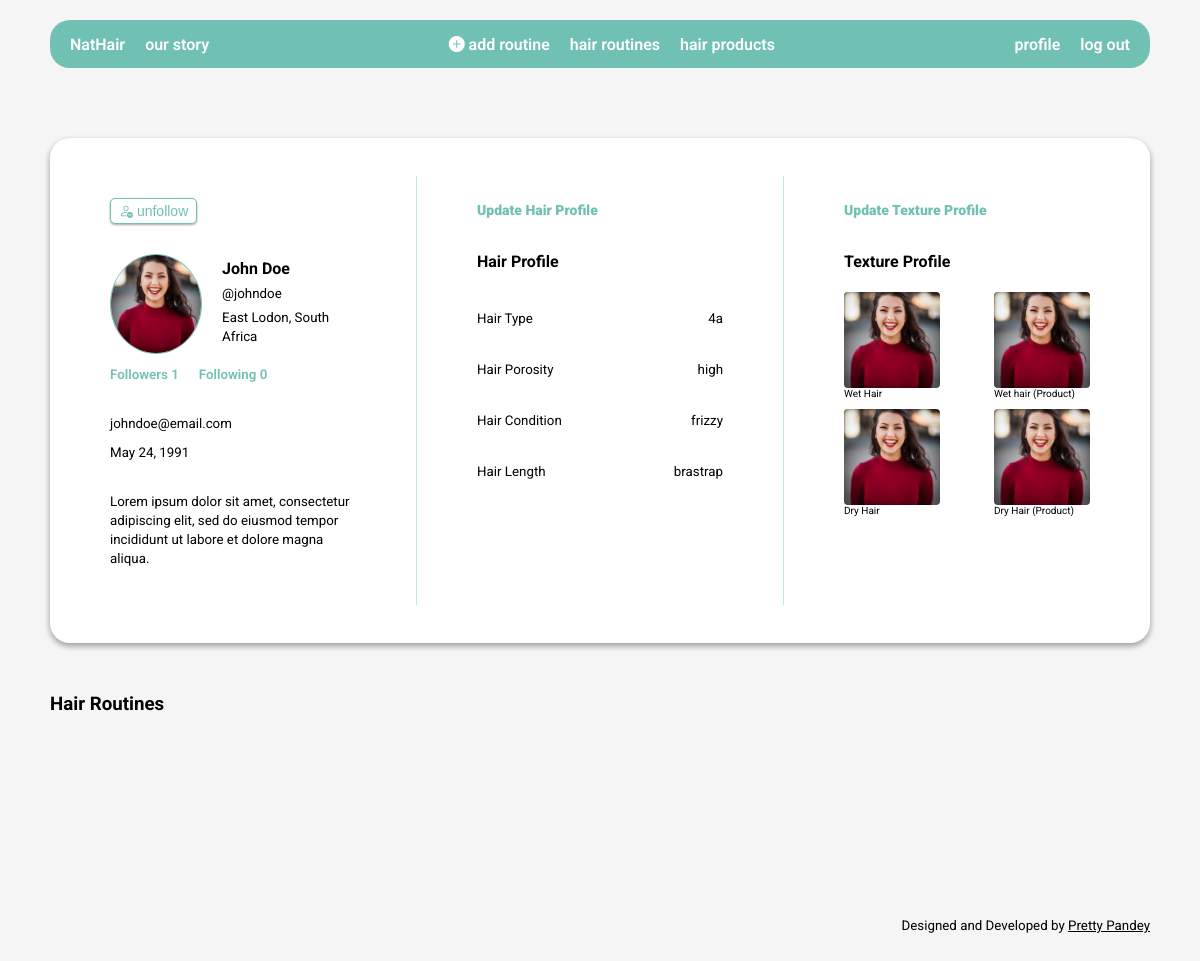
Page /accounts/profile/4/ (signed in) on the committed database.
### accounts/models.py (models this page shows, shortened)
class Profile(models.Model):
    user = models.OneToOneField(User, on_delete=models.CASCADE)
    full_name = models.CharField(max_length=255, null=True, blank=True)
    bio = models.TextField(null=True, blank=True)
    profile_pic = models.ImageField(upload_to='profile_pics', default='blank-profile-pic.png')
    location = models.CharField(max_length=255, null=True, blank=True)
    date_of_birth = models.DateField(null=True, blank=True)

class HairProfile(models.Model):
    user = models.OneToOneField(User, on_delete=models.CASCADE)
    TYPE_CHOICES = (
        ("1a", "1a"),
        ("1b", "1b"),
        ("1c", "1c"),
        ("2a", "2a"),
        ("2b", "2b"),
        ("2c", "2c"),
        ("3a", "3a"),
        ("3b", "3b"),
        ("3c", "3c"),
        ("4a", "4a"),
        ("4b", "4b"),
        ("4c", "4c"),
    )
    hair_type = models.CharField(
        max_length = 2,
        choices = TYPE_CHOICES
    )
    POROSITY_CHOICES = (
        ("Low Porosity", "Low Porosity"),
        ("Medium Porosity", "Medium Porosity"),
        ("Hight Porosity", "Hight Porosity"),
    )
    hair_porosity = models.CharField(
        max_length=20,
        choices= POROSITY_CHOICES
    )
    CONDITION_CHOICES = (
        ("Protein Overload", "Protein Overload"),
        ("Moisture Overload", "Moisture Overload"),
        ("Healthy", "Healthy"),
        ("Dandruff", "Dandruff"),
        ("Hair Loss", "Hair Loss"),
        ("Dry Hair", "Dry Hair"),
        ("Split Ends", "Split Ends"),
        ("Greasy Hair", "Greasy Hair"),
        ("Frizzy", "Frizzy"),
        ("Heat Damage", "Heat Damage"),
        ("Color Damage", "Color Damage")
    )
    hair_condition = models.CharField(
        max_length=20,
        choices= CONDITION_CHOICES
    )
    LENGTH_CHOICES = (
        ("Ear Length", "Ear Length"),
        ("Neck (top) Length", "Neck (top) Length"),
        ("Neck (bottom) Length", "Neck (bottom) Length"),
        ("Collarbone Length", "Collarbone Length"),
        ("Shoulder Length", "Shoulder Length"),
        ("Armpit Length", "Armpit Length"),
        ("Bra Strap Length", "Bra Strap Length"),
        ("Mid Back Length", "Mid Back Length"),
        ("Waist Length", "Waist Length"),
        ("Hip Length", "Hip Length"),
        ("Tailbone Length", "Tailbone Length"),
        ("Classic Length", "Classic Length"),
        ("Mid Thigh Length", "Mid Thigh Length"),
        ("Knee Length", "Knee Length"),
        ("Calf Length", "Calf Length"),
        ("Ankle Length", "Ankle Length"),
        ("Floor Length", "Floor Length"),
    )
    hair_length = models.CharField(
        max_length=20,
        choices= LENGTH_CHOICES
    )

class TextureProfile(models.Model):
    user = models.OneToOneField(User, on_delete=models.CASCADE)
    wet_hair = models.ImageField(upload_to='wet_hair_pics', blank=True, null=True, default='blank-profile-pic.png')
    dry_hair = models.ImageField(upload_to='dry_hair_pics', blank=True, null=True, default='blank-profile-pic.png')
    wet_hair_prod = models.ImageField(upload_to='wet_hair_product_pics', blank=True, null=True, default='blank-profile-pic.png')
    dry_hair_prod = models.ImageField(upload_to='dry_hair_product_pics', blank=True, null=True, default='blank-profile-pic.png')

### accounts/views.py (the view)
# urls.py: path('profile/<int:pk>/', views.profile, name='profile'),
def profile(request, pk):
    template = 'profile.html'
    user_object = get_object_or_404(User, pk=pk)
    user_profile = Profile.objects.get(user=user_object)
    hair_profile = HairProfile.objects.get(user=user_object)
    texture_profile = TextureProfile.objects.get(user=user_object)
    if request.user == user_object:
        hair_routines = HairRoutine.objects.filter(user=user_object)
    else:
        hair_routines = HairRoutine.objects.filter(user=user_object, is_draft=False)
    followers = user_object.followers.all()
    following = user_object.following.all()
    is_following = Follow.objects.filter(follower=request.user, followed=user_object).exists()
    follower_count = user_object.followers.count()
    following_count = user_object.following.count()
    context = {
        'user_object': user_object,
        'user_profile': user_profile,
        'hair_profile': hair_profile,
        'texture_profile': texture_profile,
        'hair_routines': hair_routines,
        'followers': followers,
        'following': following,
        'is_following': is_following,
        'follower_count': follower_count,
        'following_count': following_count,
    }
    return render(request, template, context)

### accounts/templatetags/cache_bust.py (called while the page is built)
@register.simple_tag(name='cache_bust')
def cache_bust():
    if settings.DEBUG:
        version = uuid.uuid1()
    else:
        version = os.environ.get('PROJECT_VERSION')
        if version is None:
            version = '1'
    return '__v__={version}'.format(version=version)

### accounts/templates/profile.html (shortened to what this page needs)
{% extends 'base.html' %}
{% load static %}
{% load cache_bust %}
{% block styles %}
<link rel="stylesheet" href="{% static 'css/profile.css' %}?{% cache_bust %}">
<link rel="stylesheet" href="{% static 'css/routine.css' %}?{% cache_bust %}" />
{% endblock %}
{% block content %}
<div class="user-profiles">
    <div class="profile-card">
        {% if user_object != request.user %}
            {% if is_following %}
            <form method="post" action="{% url 'unfollow' pk=user_object.pk %}">
                <button type="submit" class="unfollow-btn"><i class="bi bi-person-dash"></i>&nbsp;unfollow</button>
            </form>
            {% else %}
            <form method="post" action="{% url 'follow' pk=user_object.pk %}">
                {% csrf_token %}
                <button type="submit" class="follow-btn"><i class="bi bi-person-add"></i>&nbsp;follow</button>
            </form>
            {% endif %}
        {% else %}
            <a href="{% url 'update_profile' %}" class="profile-btn">Update Profile</a>
        {% endif %}
        <div class="user-info">
            {% if user_profile.profile_pic %}
            <img src="{{user_profile.profile_pic.url}}" alt="User Profile Picture" class="profile-img">
            {% else %}
            <img src="{% static 'img/default_img/default_texture_img.png' %}" alt="User Profile Picture" class="profile-img">
            {% endif %}
            <div>
                {% if user_profile.full_name %}
                <p><strong>{{user_profile.full_name}}</strong></p>
                {% else %}
                <p><strong>-</strong></p>
                {% endif %}
                <p><small>@{{user_object.username}}</small></p>
                {% if user_profile.location %}
                <p><small>{{user_profile.location}}</small></p>
                {% else %}
                <p><small>-</small></p>
                {% endif %}
            </div>
        </div>
        <div class="follow-content">
            <a href="{% url 'followers' pk=user_object.pk %}"><small>Followers {{ follower_count }}</small></a>
            <a href="{% url 'following' pk=user_object.pk %}"><small>Following {{ following_count }}</small></a>
        </div>
        <div class="private-info">
            <p><small>{{user_object.email}}</small></p>
            {% if user_profile.date_of_birth %}
            <p><small>{{user_profile.date_of_birth}}</small></p>
            {% else %}
            <p><small>-</small></p>
            {% endif %}
        </div>
        <p class="user-bio"><small>{{user_profile.bio}}</small></p>
    </div>
    <div class="profile-card hair-profile">
        <a href="{% url 'hair_profile' %}" class="profile-btn">Update Hair Profile</a>
        <h4>Hair Profile</h4>
        <div class="hair-profile-info">
            <p><small>Hair Type</small></p>
            {% if hair_profile.hair_type %}
            <p><small>{{hair_profile.hair_type}}</small></p>
            {% else %}
            <p><small>-</small></p>
            {% endif %}
        </div>
        <div class="hair-profile-info">
            <p><small>Hair Porosity</small></p>
            {% if hair_profile.hair_porosity %}
            <p><small>{{hair_profile.hair_porosity}}</small></p>
            {% else %}
            <p><small>-</small></p>
            {% endif %}
        </div>
        <div class="hair-profile-info">
            <p><small>Hair Condition</small></p>
            {% if hair_profile.hair_condition %}
            <p><small>{{hair_profile.hair_condition}}</small></p>
            {% else %}
            <p><small>-</small></p>
            {% endif %}
        </div>
        <div class="hair-profile-info">
            <p><small>Hair Length</small></p>
            {% if hair_profile.hair_length %}
            <p><small>{{hair_profile.hair_length}}</small></p>
            {% else %}
            <p><small>-</small></p>
            {% endif %}
        </div>
    </div>
    <div class="profile-card">
        <a href="{% url 'texture_profile' %}" class="profile-btn">Update Texture Profile</a>
        <h4>Texture Profile</h4>
        <div class="texture-section">
            <div class=texture-img-container>
                {% if texture_profile.wet_hair %}
                <img src="{{texture_profile.wet_hair.url}}" alt="Wet Hair Texture" class="texture-img">
                {% else %}
                <img src="{% static 'img/default_img/default_texture_img.png' %}" alt="Wet Hair Texture" class="texture-img">
                {% endif %}
                <small>Wet Hair</small>
            </div>
            <div class="texture-img-container">
                {% if texture_profile.wet_hair_prod %}
                <img src="{{texture_profile.wet_hair_prod.url}}" alt="Wet Hair Texture With Product" class="texture-img">
                {% else %}
                <img src="{% static 'img/default_img/default_texture_img.png' %}" alt="Wet Hair Texture With Product" class="texture-img">
                {% endif %}
                <small>Wet hair (Product)</small>
            </div>
        </div>
        <div class="texture-section">
            <div  class="texture-img-container">
                {% if texture_profile.dry_hair %}
                <img src="{{texture_profile.dry_hair.url}}" alt="Dry Hair Texture" class="texture-img">
                {% else %}
                <img src="{% static 'img/default_img/default_texture_img.png' %}" alt="Dry Hair Texture" class="texture-img">
                {% endif %}
                <small>Dry Hair</small>
            </div>
            <div class="texture-img-container">
                {% if texture_profile.dry_hair_prod %}
                <img src="{{texture_profile.dry_hair_prod.url}}" alt="Dry Hair Texture With Product" class="texture-img">
                {% else %}
                <img src="{% static 'img/default_img/default_texture_img.png' %}" alt="Dry Hair Texture With Product" class="texture-img">
                {% endif %}
                <small>Dry Hair (Product)</small>
            </div>
        </div>
    </div>
</div>
<div class="routines-wrapper">
    <h3>Hair Routines</h3>
</div>
{% endblock content %}

### static/css/profile.css (style rules this page uses)
.user-profiles { display: flex; justify-content: space-evenly; margin-top: 50px; gap:30px; background-color: white; border-radius: 20px; box-shadow: var(--shadow-2); padding: 30px; }
.profile-card { width: 20rem; padding: 30px; }
.profile-card .profile-btn { display: block; margin-bottom: 30px; text-decoration: none; color: var(--green); font-weight: 900; font-size: 14px; padding: 4px 0; }
.profile-card .follow-btn, .profile-card .unfollow-btn { text-align: right; display: block; margin-bottom: 30px; font-size: 14px; border: 1px solid var(--green); border-radius: 5px; box-shadow: var(--shadow-3); padding: 4px 8px; cursor: pointer; }
.profile-card .unfollow-btn, .profile-card .follow-btn:hover { background-color: white; color: var(--green); }
.profile-card .profile-img { display: block; width: 100px; height: 100px; border-radius: 50%; object-fit: cover; border: 1px solid var(--green); }
.profile-card .user-info { display: flex; gap: 20px; }
.profile-card .follow-content { display: flex; gap: 20px; margin: 10px 0; }
.profile-card .follow-content a { color: var(--green); text-decoration: none; font-weight: 600; }
.profile-card .user-info div p { margin:5px 0; }
.private-info { margin: 30px 0; }
.private-info p { margin: 10px 0; }
.hair-profile-info { display: flex; justify-content: space-between }
.texture-section { display: flex; justify-content: space-between; margin-bottom: 10px; }
.texture-img-container { display: flex; flex-direction: column; width: 6rem; }
.texture-img-container small { font-size: 10px; }
.texture-img { width: 6rem; height: 6rem; object-fit: cover; border-radius: 4px; }

### static/css/routine.css (style rules this page uses)
.routines-wrapper { margin: 50px 0; }

### static/css/main.css (style rules this page uses)
:root { --black: #000100; --mustard: #EAE0CC; --mouve: #C9ADA1; --olive: #A0A083; --khaki: #798478; --veld: #4D6A6D; --green: #70C1B3; --shadow-1: rgba(0, 0, 0, 0.25) 0px 14px 28px, rgba(0, 0, 0, 0.22) 0px 10px 10px; --shadow-2: rgba(0, 0, 0, 0.16) 0px 3px 6px, rgba(0, 0, 0, 0.23) 0px 3px 6px; --shadow-3: rgba(0, 0, 0, 0.12) 0px 1px 3px, rgba(0, 0, 0, 0.24) 0px 1px 2px; --shadow-4: rgba(50, 50, 93, 0.25) 0px 6px 12px -2px, rgba(0, 0, 0, 0.3) 0px 3px 7px -3px; --shadow-5: rgba(0, 0, 0, 0.24) 0px 3px 8px; --shadow-6: rgba(0, 0, 0, 0.35) 0px 5px 15px; }
html { font-family: 'Roboto', sans-serif; background-color: whitesmoke; }
body { margin:0; }
* { box-sizing: border-box; }

### rows in the picture
Profile: profile_pic (picture), full_name "John Doe", location "East Lodon, South Africa", date_of_birth "May 24, 1991", bio "Lorem ipsum dolor sit amet, consectetur adipiscing elit, sed do eiusmod tempor incididunt ut labore et dolore magna aliqua."
HairProfile: hair_type "4a", hair_porosity "high", hair_condition "frizzy", hair_length "brastrap"
TextureProfile: wet_hair (picture), wet_hair_prod (picture), dry_hair (picture), dry_hair_prod (picture)

### other values in the picture
{{ user_object.username }} "johndoe"
{{ follower_count }} "1"
{{ following_count }} "0"
{{ user_object.email }} "johndoe@email.com"
